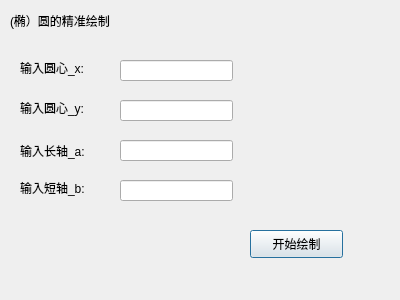
<?xml version="1.0" encoding="UTF-8"?>
<ui version="4.0">
 <class>Dialog_circular</class>
 <widget class="QDialog" name="Dialog_circular">
  <property name="geometry">
   <rect>
    <x>0</x>
    <y>0</y>
    <width>400</width>
    <height>300</height>
   </rect>
  </property>
  <property name="windowTitle">
   <string>Dialog</string>
  </property>
  <widget class="QLabel" name="label">
   <property name="geometry">
    <rect>
     <x>10</x>
     <y>10</y>
     <width>141</width>
     <height>21</height>
    </rect>
   </property>
   <property name="text">
    <string>(椭）圆的精准绘制</string>
   </property>
  </widget>
  <widget class="QLabel" name="label_2">
   <property name="geometry">
    <rect>
     <x>20</x>
     <y>60</y>
     <width>81</width>
     <height>16</height>
    </rect>
   </property>
   <property name="text">
    <string>输入圆心_x:</string>
   </property>
  </widget>
  <widget class="QLabel" name="label_3">
   <property name="geometry">
    <rect>
     <x>20</x>
     <y>100</y>
     <width>91</width>
     <height>16</height>
    </rect>
   </property>
   <property name="text">
    <string>输入圆心_y:</string>
   </property>
  </widget>
  <widget class="QLabel" name="label_4">
   <property name="geometry">
    <rect>
     <x>20</x>
     <y>140</y>
     <width>91</width>
     <height>21</height>
    </rect>
   </property>
   <property name="text">
    <string>输入长轴_a:</string>
   </property>
  </widget>
  <widget class="QLineEdit" name="lineEdit">
   <property name="geometry">
    <rect>
     <x>120</x>
     <y>60</y>
     <width>113</width>
     <height>21</height>
    </rect>
   </property>
  </widget>
  <widget class="QLineEdit" name="lineEdit_2">
   <property name="geometry">
    <rect>
     <x>120</x>
     <y>100</y>
     <width>113</width>
     <height>21</height>
    </rect>
   </property>
  </widget>
  <widget class="QLineEdit" name="lineEdit_3">
   <property name="geometry">
    <rect>
     <x>120</x>
     <y>140</y>
     <width>113</width>
     <height>21</height>
    </rect>
   </property>
  </widget>
  <widget class="QLabel" name="label_5">
   <property name="geometry">
    <rect>
     <x>20</x>
     <y>180</y>
     <width>91</width>
     <height>16</height>
    </rect>
   </property>
   <property name="text">
    <string>输入短轴_b:</string>
   </property>
  </widget>
  <widget class="QLineEdit" name="lineEdit_4">
   <property name="geometry">
    <rect>
     <x>120</x>
     <y>180</y>
     <width>113</width>
     <height>21</height>
    </rect>
   </property>
  </widget>
  <widget class="QPushButton" name="pushButton">
   <property name="geometry">
    <rect>
     <x>250</x>
     <y>230</y>
     <width>93</width>
     <height>28</height>
    </rect>
   </property>
   <property name="text">
    <string>开始绘制</string>
   </property>
  </widget>
 </widget>
 <resources/>
 <connections/>
</ui>
